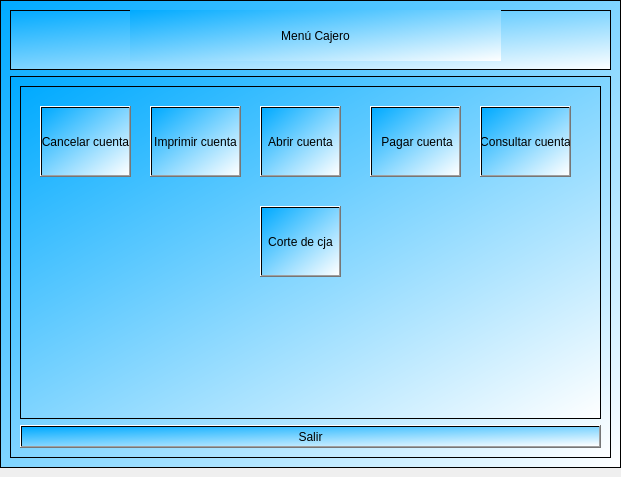
<?xml version="1.0" encoding="UTF-8"?>
<ui version="4.0">
 <class>MainWindow</class>
 <widget class="QMainWindow" name="MainWindow">
  <property name="geometry">
   <rect>
    <x>0</x>
    <y>0</y>
    <width>621</width>
    <height>477</height>
   </rect>
  </property>
  <property name="windowTitle">
   <string>MainWindow</string>
  </property>
  <widget class="QWidget" name="centralwidget">
   <layout class="QHBoxLayout" name="horizontalLayout">
    <property name="spacing">
     <number>0</number>
    </property>
    <property name="leftMargin">
     <number>0</number>
    </property>
    <property name="topMargin">
     <number>0</number>
    </property>
    <property name="rightMargin">
     <number>0</number>
    </property>
    <item>
     <widget class="QFrame" name="frame">
      <property name="styleSheet">
       <string notr="true">background-color: qlineargradient(spread:pad, x1:0, y1:0, x2:1, y2:1, stop:0 rgba(0, 170, 255, 255), stop:1 rgba(255, 255, 255, 255));</string>
      </property>
      <property name="frameShape">
       <enum>QFrame::StyledPanel</enum>
      </property>
      <property name="frameShadow">
       <enum>QFrame::Raised</enum>
      </property>
      <layout class="QVBoxLayout" name="verticalLayout">
       <item>
        <widget class="QFrame" name="frame_2">
         <property name="maximumSize">
          <size>
           <width>16777215</width>
           <height>60</height>
          </size>
         </property>
         <property name="frameShape">
          <enum>QFrame::StyledPanel</enum>
         </property>
         <property name="frameShadow">
          <enum>QFrame::Raised</enum>
         </property>
         <widget class="QLabel" name="label">
          <property name="geometry">
           <rect>
            <x>120</x>
            <y>0</y>
            <width>371</width>
            <height>51</height>
           </rect>
          </property>
          <property name="toolTip">
           <string>&lt;html&gt;&lt;head/&gt;&lt;body&gt;&lt;p align=&quot;center&quot;&gt;&lt;br/&gt;&lt;/p&gt;&lt;/body&gt;&lt;/html&gt;</string>
          </property>
          <property name="whatsThis">
           <string>&lt;html&gt;&lt;head/&gt;&lt;body&gt;&lt;p align=&quot;center&quot;&gt;&lt;br/&gt;&lt;/p&gt;&lt;/body&gt;&lt;/html&gt;</string>
          </property>
          <property name="styleSheet">
           <string notr="true">font: 900 italic 22pt &quot;Segoe UI&quot;;</string>
          </property>
          <property name="text">
           <string>Menú Cajero</string>
          </property>
          <property name="alignment">
           <set>Qt::AlignCenter</set>
          </property>
         </widget>
        </widget>
       </item>
       <item>
        <widget class="QFrame" name="frame_3">
         <property name="frameShape">
          <enum>QFrame::StyledPanel</enum>
         </property>
         <property name="frameShadow">
          <enum>QFrame::Raised</enum>
         </property>
         <layout class="QVBoxLayout" name="verticalLayout_2">
          <item>
           <widget class="QFrame" name="frame_4">
            <property name="frameShape">
             <enum>QFrame::StyledPanel</enum>
            </property>
            <property name="frameShadow">
             <enum>QFrame::Raised</enum>
            </property>
            <widget class="QPushButton" name="pushButton_4">
             <property name="geometry">
              <rect>
               <x>240</x>
               <y>20</y>
               <width>81</width>
               <height>71</height>
              </rect>
             </property>
             <property name="text">
              <string>Abrir cuenta</string>
             </property>
            </widget>
            <widget class="QPushButton" name="pushButton_5">
             <property name="geometry">
              <rect>
               <x>350</x>
               <y>20</y>
               <width>91</width>
               <height>71</height>
              </rect>
             </property>
             <property name="text">
              <string> Pagar cuenta</string>
             </property>
            </widget>
            <widget class="QPushButton" name="pushButton_6">
             <property name="geometry">
              <rect>
               <x>460</x>
               <y>20</y>
               <width>91</width>
               <height>71</height>
              </rect>
             </property>
             <property name="text">
              <string>Consultar cuenta</string>
             </property>
            </widget>
            <widget class="QPushButton" name="pushButton_8">
             <property name="geometry">
              <rect>
               <x>130</x>
               <y>20</y>
               <width>91</width>
               <height>71</height>
              </rect>
             </property>
             <property name="text">
              <string>Imprimir cuenta</string>
             </property>
            </widget>
            <widget class="QPushButton" name="pushButton_9">
             <property name="geometry">
              <rect>
               <x>20</x>
               <y>20</y>
               <width>91</width>
               <height>71</height>
              </rect>
             </property>
             <property name="text">
              <string>Cancelar cuenta</string>
             </property>
            </widget>
            <widget class="QPushButton" name="pushButton_10">
             <property name="geometry">
              <rect>
               <x>240</x>
               <y>120</y>
               <width>81</width>
               <height>71</height>
              </rect>
             </property>
             <property name="text">
              <string>Corte de cja</string>
             </property>
            </widget>
           </widget>
          </item>
          <item>
           <widget class="QPushButton" name="bt_salir">
            <property name="styleSheet">
             <string notr="true">font: 900 italic 18pt &quot;Segoe UI&quot;;</string>
            </property>
            <property name="text">
             <string>Salir</string>
            </property>
           </widget>
          </item>
         </layout>
        </widget>
       </item>
      </layout>
     </widget>
    </item>
   </layout>
  </widget>
 </widget>
 <resources/>
 <connections/>
</ui>
